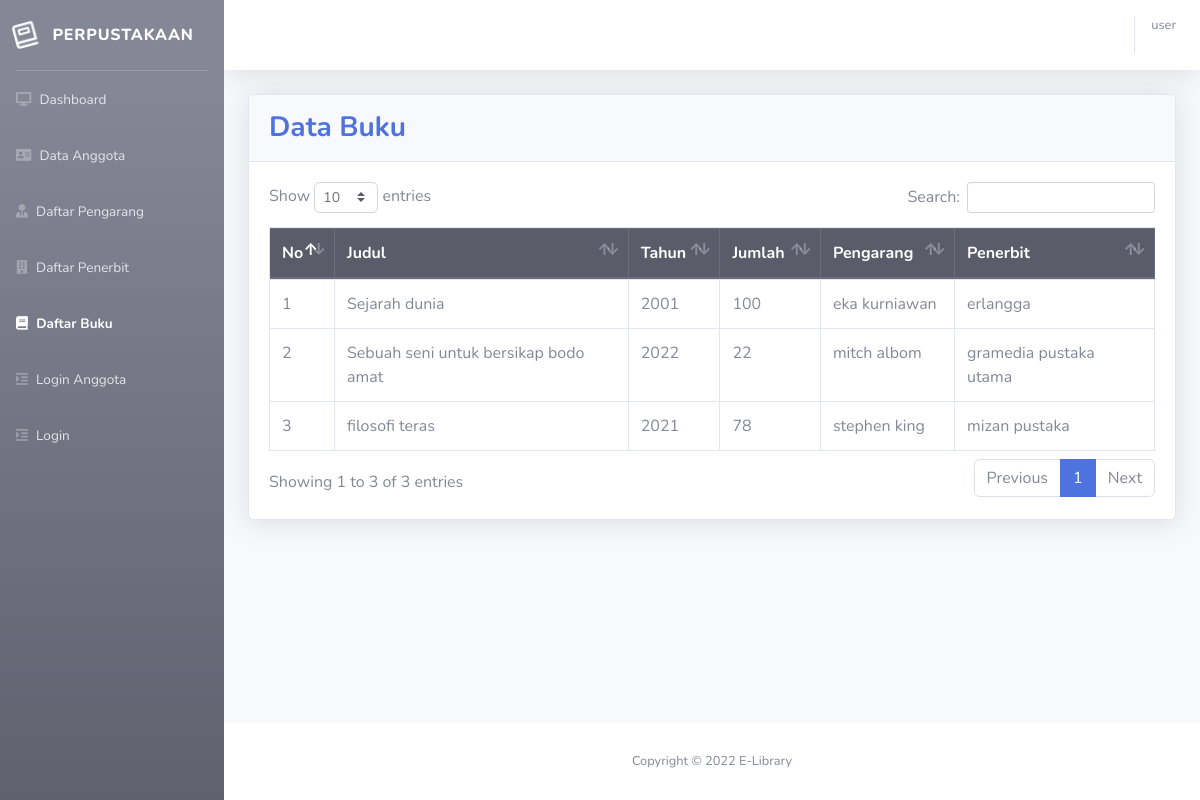
The app's page /buku.php with its own data.
### tables this page shows
CREATE TABLE `buku` (
  `id` int NOT NULL,
  `kdbuku` varchar(15) NOT NULL,
  `judul` varchar(100) NOT NULL,
  `tahun` varchar(4) NOT NULL,
  `jumlah` int NOT NULL,
  `idpeng` int NOT NULL,
  `idpen` int NOT NULL
);

CREATE TABLE `pengarang` (
  `idpeng` int NOT NULL,
  `nm_pengarang` varchar(40) NOT NULL
);

CREATE TABLE `penerbit` (
  `idpen` int NOT NULL,
  `penerbit` varchar(40) NOT NULL,
  `alamat` varchar(40) NOT NULL
);

### buku.php (the view, shortened to what this page needs)
<?php
include 'header.php';
?>
<div class="container-fluid">
  <div class="card shadow mb-4">
    <div class="card-header py-3">
      <h3 class="m-0 font-weight-bold text-primary">
        Data Buku
      </h3>
    </div>
    <div class="card-body">
      <div class="table-responsive">
        <table class="table table-bordered" id="dataTable" width="100%" cellspacing="0">
        <thead class="thead-dark">
            <tr>
              <th>No</th>
              <th>Judul</th>
              <th>Tahun</th>
              <th>Jumlah</th>
              <th>Pengarang</th>
              <th>Penerbit</th>
            </tr>
          </thead>
          <tbody>
            <?php $no = 1;
            $row = mysqli_query($conn,"SELECT * FROM buku a, pengarang b, penerbit c WHERE a.idpeng=b.idpeng AND a.idpen=c.idpen");
            while ($data = mysqli_fetch_assoc($row)) : ?>
              <tr >
                <td><?= $no; ?></td>
                <td><?= $data["judul"]; ?></td>
                <td><?= $data["tahun"]; ?></td>
                <td><?= $data["jumlah"]; ?></td>
                <td><?= $data["nm_pengarang"]; ?></td>
                <td><?= $data["penerbit"]; ?></td>
              </tr>
              <?php $no++; ?>
            <?php endwhile; ?>
          </tbody>
        </table>
      </div>
    </div>
  </div>
</div>
</div>
<?php include 'footer.php'; ?>

### header.php (shortened to what this page needs)
<?php
if (isset($_SESSION['login'])) {
    $nama = $_SESSION['nama'];
} else {
    $nama = "user";
}
?>
<!DOCTYPE html>
<html lang="en">
<head>
    <link href="vendor/fontawesome-free-5.14.0-web/css/all.min.css" rel="stylesheet" type="text/css" />
    <link href="css/sb-admin-2.min.css" rel="stylesheet" />
    <link href="vendor/datatables/dataTables.bootstrap4.min.css" rel="stylesheet" />
</head>
<body id="page-top" style="background-color: blue ;">
    <div id="wrapper">
        <ul class="navbar-nav bg-gradient-secondary sidebar sidebar-dark accordion" id="accordionSidebar">
            <a class="sidebar-brand d-flex align-items-center justify-content-center" href="index.php">
                <div class="sidebar-brand-icon rotate-n-15">
                    <img src="buku.png" alt="">
                </div>
                <div class="sidebar-brand-text mx-3">perpustakaan</div>
            </a>
            <hr class="sidebar-divider my-0">
            <li class="nav-item" id="dashboard">
                <a class="nav-link" href="index.php">
                    <i class="fa fa-desktop" aria-hidden="true"></i>
                    <span>Dashboard</span></a>
            </li>
            <li class="nav-item" id="dataanggota">
                <a class="nav-link" href="dataanggota.php">
                    <i class="fa fa-address-card" aria-hidden="true"></i>
                    <span>Data Anggota</span></a>
            </li>
            <li class="nav-item" id="pengarang">
                <a class="nav-link" href="pengarang.php">
                    <i class="fa fa-user-tie" aria-hidden="true"></i>
                    <span>Daftar Pengarang</span></a>
            </li>
            <li class="nav-item" id="penerbit">
                <a class="nav-link" href="penerbit.php">
                    <i class="fa fa-building" aria-hidden="true"></i>
                    <span>Daftar Penerbit</span></a>
            </li>
            <li class="nav-item" id="buku">
                <a class="nav-link" href="buku.php">
                    <i class="fas fa-book" aria-hidden="true"></i>
                    <span>Daftar Buku</span></a>
            </li>
            <?php if (isset($_SESSION['login'])): ?>
                <li class="nav-item" id="menu6">
                    <a class="nav-link" href="logout.php">
                        <i class="fa fa-outdent" aria-hidden="true"></i>
                        <span>Logout</span></a>
                </li>
            <?php else: ?>
                <li class="nav-item" id="menu6">
                    <a class="nav-link" href="anggota/login.php">
                        <i class="fa fa-indent" aria-hidden="true"></i>
                        <span>Login Anggota</span></a>
                </li>
                <li class="nav-item" id="menu6">
                    <a class="nav-link" href="login.php">
                        <i class="fa fa-indent" aria-hidden="true"></i>
                        <span>Login</span></a>
                </li>
            <?php endif; ?>
        </ul>
        <div id="content-wrapper" class="d-flex flex-column">
            <div id="content">
                <nav class="navbar navbar-expand navbar-light bg-white topbar mb-4 static-top shadow">
                    <ul class="navbar-nav ml-auto">
                        <span class="mr-2 d-none d-lg-inline text-gray-600 small"><?php if ($nama != null) {
                                                                                        echo $nama;
                                                                                    }; ?></span>
                    </ul>
                </nav>

### footer.php (shortened to what this page needs)
<footer class="sticky-footer bg-white">
  <div class="container my-auto">
    <div class="copyright text-center my-auto">
      <span>Copyright &copy; 2022 E-Library</span>
    </div>
  </div>
</footer>
</div>
</div>
</body>
</html>

### records on screen
buku: judul "Sejarah dunia", tahun "2001", jumlah "100", idpeng.nm_pengarang "eka kurniawan", idpen.penerbit "erlangga"
buku: judul "Sebuah seni untuk bersikap bodo amat", tahun "2022", jumlah "22", idpeng.nm_pengarang "mitch albom", idpen.penerbit "gramedia pustaka utama"
buku: judul "filosofi teras", tahun "2021", jumlah "78", idpeng.nm_pengarang "stephen king", idpen.penerbit "mizan pustaka"

### other values on screen
$nama "user"
